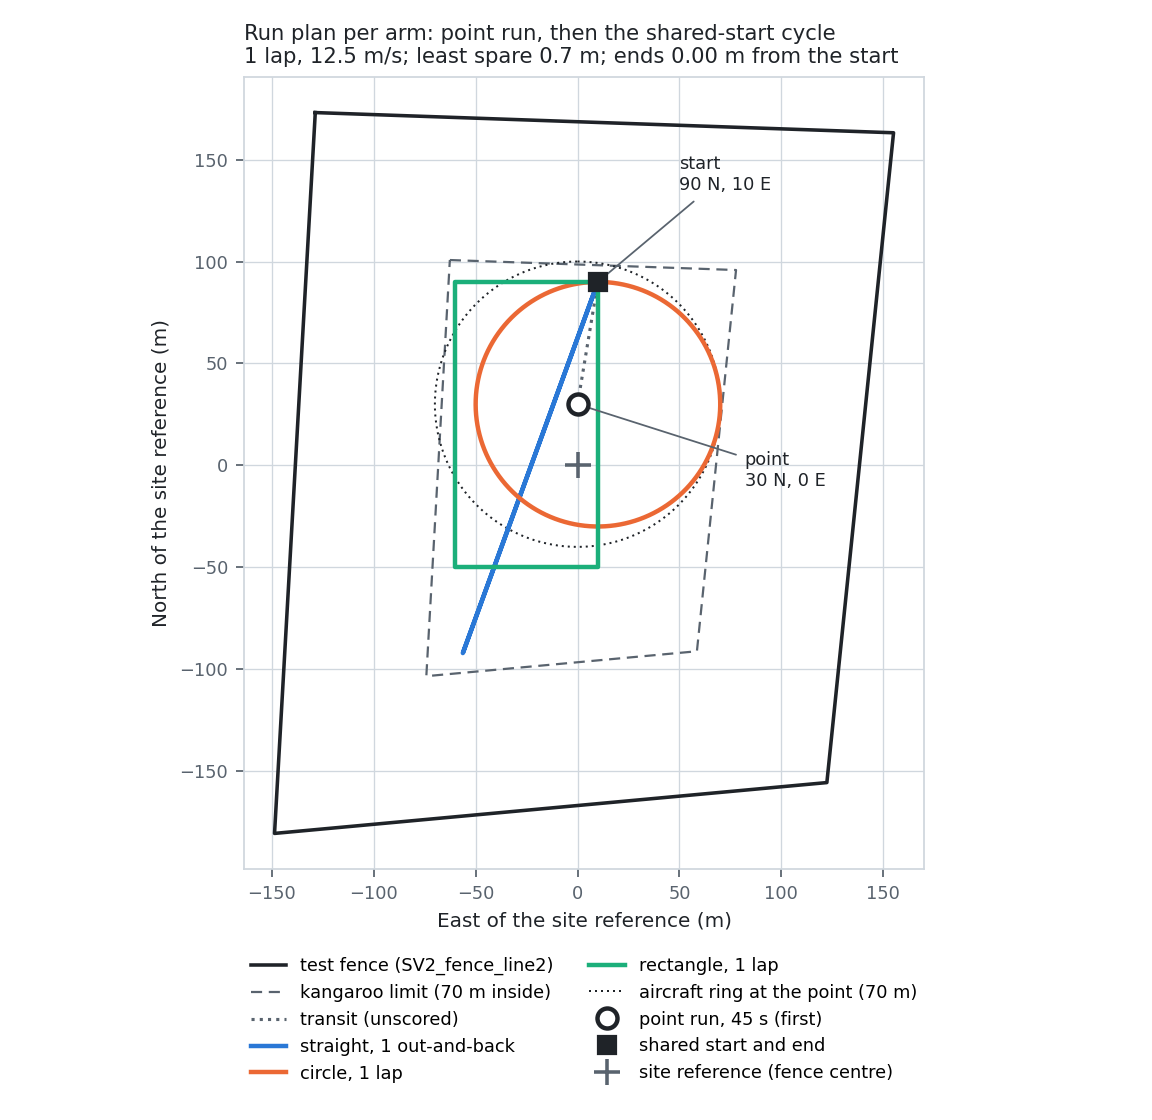

This figure's Python source:
import math, sys
import matplotlib
matplotlib.use("Agg")
import matplotlib.pyplot as plt
from kangaroo_follow import pv_plan
from py_harness import experiment, kangaroo as kang

plan = pv_plan.load()
_v, poly = pv_plan.site_frame(plan)
R = plan["aircraft"]["orbit_radius_m"]
g = {k: plan["kangaroo"][k] for k in ("radius_m", "length_m", "width_m")}

def inset(poly, d):
    # each wall moved d inward, intersect consecutive walls (convex, CW or CCW)
    n = len(poly); area = sum(poly[i][1]*poly[(i+1)%n][0]-poly[(i+1)%n][1]*poly[i][0] for i in range(n))
    lines = []
    for i in range(n):
        (n0, e0), (n1, e1) = poly[i], poly[(i+1)%n]
        dn, de = n1-n0, e1-e0; L = math.hypot(dn, de)
        # inward normal
        nn, ne = (de/L, -dn/L) if area > 0 else (-de/L, dn/L)
        lines.append(((n0+nn*d, e0+ne*d), (dn, de)))
    out = []
    for i in range(n):
        (p, u), (q, w) = lines[i-1], lines[i]
        den = u[0]*w[1]-u[1]*w[0]
        t = ((q[0]-p[0])*w[1]-(q[1]-p[1])*w[0])/den
        out.append((p[0]+u[0]*t, p[1]+u[1]*t))
    return out

COL = {"straight": "#2a78d6", "circle": "#eb6834", "rectangle": "#1baf7a"}
INK, MUTED, GRID = "#1f2328", "#59636e", "#d0d7de"
fig, ax = plt.subplots(figsize=(7.2, 7.0), dpi=160)
fe = [p[1] for p in poly] + [poly[0][1]]; fn = [p[0] for p in poly] + [poly[0][0]]
ax.plot(fe, fn, color=INK, lw=1.6, label="test fence (SV2_fence_line2)")
ins = inset(poly, R)
ax.plot([p[1] for p in ins]+[ins[0][1]], [p[0] for p in ins]+[ins[0][0]], color=MUTED,
        lw=1.0, ls=(0, (5, 3)), label="kangaroo limit (70 m inside)")

n, e = plan["point"]["n_m"], plan["point"]["e_m"]
t0 = 0.0
for name, legs in pv_plan.runs(plan):
    dur = sum(l["duration_s"] for l in legs)
    f = kang.segments_callable(kang.make_segments([experiment.leg_tuple(l) for l in legs], n, e, t0=t0, **g))
    pts = [f(t0 + min(i*0.2, dur))[:2] for i in range(int(dur/0.2)+2)]
    geo = name.split("-")[0]
    if geo in COL and name.endswith("constant"):
        ax.plot([p[1] for p in pts], [p[0] for p in pts], color=COL[geo], lw=2.0,
                label="%s, %d %s" % (geo, int(plan["kangaroo"]["laps"]),
                                     ("out-and-back" if geo == "straight" else "lap")
                                     + ("s" if int(plan["kangaroo"]["laps"]) != 1 else "")),
                zorder=3)
    elif name == "transit":
        ax.plot([p[1] for p in pts], [p[0] for p in pts], color=MUTED, lw=1.4, ls=":",
                label="transit (unscored)", zorder=3)
    n, e = pts[-1]; t0 += dur

LAPS = int(plan["kangaroo"]["laps"])
pn, pe = plan["point"]["n_m"], plan["point"]["e_m"]
th = [i*2*math.pi/180 for i in range(181)]
ax.plot([pe+R*math.sin(a) for a in th], [pn+R*math.cos(a) for a in th], color=INK, lw=0.9,
        ls=(0, (1, 2)), label="aircraft ring at the point (70 m)")
ax.plot([pe], [pn], marker="o", ms=9, mfc="#ffffff", mec=INK, mew=2, ls="none",
        label="point run, %.0f s (first)" % plan["point"]["duration_s"], zorder=5)
sn, se = plan["cycle"]["start_n_m"], plan["cycle"]["start_e_m"]
ax.plot([se], [sn], marker="s", ms=8, color=INK, ls="none", label="shared start and end", zorder=5)
ax.plot([0], [0], marker="+", ms=12, mew=1.6, color=MUTED, ls="none", label="site reference (fence centre)")
ax.annotate("point\n30 N, 0 E", (pe, pn), (pe+82, pn-40), color=INK, fontsize=8,
            arrowprops=dict(arrowstyle="-", color=MUTED, lw=0.8))
ax.annotate("start\n90 N, 10 E", (se, sn), (se+40, sn+45), color=INK, fontsize=8,
            arrowprops=dict(arrowstyle="-", color=MUTED, lw=0.8))
ax.set_aspect("equal"); ax.grid(color=GRID, lw=0.6); ax.set_axisbelow(True)
for s in ax.spines.values(): s.set_color(GRID)
ax.tick_params(colors=MUTED, labelsize=8)
ax.set_xlabel("East of the site reference (m)", color=INK, fontsize=9)
ax.set_ylabel("North of the site reference (m)", color=INK, fontsize=9)
f = pv_plan.fit(plan)
ax.set_title("Run plan per arm: point run, then the shared-start cycle\n"
             "%d lap%s, %.1f m/s; least spare %.1f m; ends %.2f m from the start"
             % (LAPS, "" if LAPS == 1 else "s", plan["kangaroo"]["speed_ms"],
                f["least_spare_m"], f["ends_from_start_m"]), color=INK, fontsize=9.5, loc="left")
ax.legend(loc="upper center", bbox_to_anchor=(0.5, -0.09), ncol=2, fontsize=8, frameon=False)
fig.tight_layout()
fig.savefig(sys.argv[1], facecolor="#ffffff")
